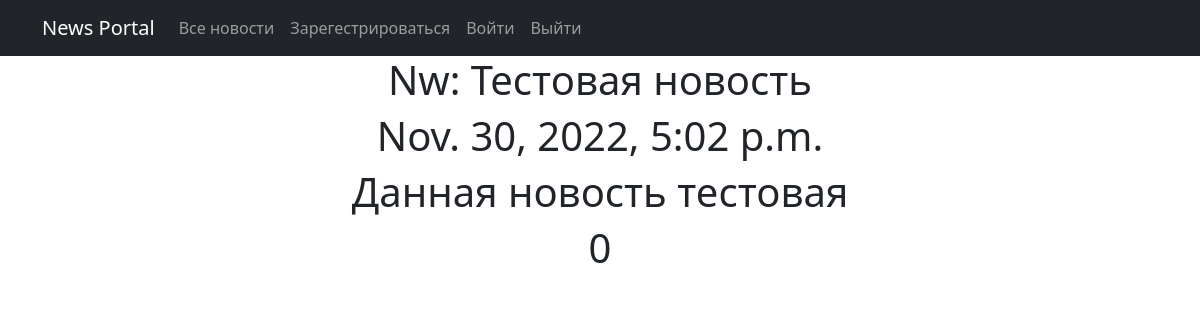
Screenshot of /news_id/8 with the database file from the repository.
### news/models.py (models this page shows, shortened)
class Post(models.Model):
    author = models.ForeignKey(Author, on_delete=models.CASCADE)
    ARTICLE = "AR"
    NEWS = "NW"
    CATEGORY_CHOICES = (
        (ARTICLE, "Статья"),
        (NEWS, "Новость")
    )
    categoryTypes = models.CharField(max_length=2, choices=CATEGORY_CHOICES, default=ARTICLE)
    dateCreation = models.DateTimeField(auto_now_add=True)
    title = models.CharField(max_length=256)
    text = models.TextField()
    rating = models.IntegerField(default=0)
    category = models.ManyToManyField(Category, through='PostCategory')
    def __str__(self):
        return f'{self.categoryTypes.title()}: {self.title[:20]}'

### news/views.py (the view)
# urls.py: path('<int:pk>', PostDetail.as_view(), name='post_detail'),
class PostDetail(DetailView):
    model = Post
    ordering = 'name'
    template_name = 'news_id.html'
    context_object_name = 'post'

### news/templatetags/custom_filters.py (called while the page is built)
@register.filter()
def censor(value):
    if not isinstance(value, str):
        raise TypeError(f"unresolved type '{type(value)}' expected type 'str'")
    for word in value.split():
        if word.lower() in censor_list:
            value = value.replace(word, f"{word[0]}{'*' * (len(word) - 1)}")
    return value

### news/templates/news_id.html (shortened to what this page needs)
{% extends 'flatpages/default.html' %}
{% load custom_filters %}
{% load custom_tags %}
{% block content %}
<h1>{{ post }}</h1>
<h1>{{post.dateCreation}}</h1>
<h1>{{post.text|censor}}</h1>
<h1>{{post.rating}}</h1>
{% endblock content %}

### rows the page displays
Post: categoryTypes+title "Nw: Тестовая новость", dateCreation "Nov. 30, 2022, 5:02 p.m.", text|censor "Данная новость тестовая", rating "0"
